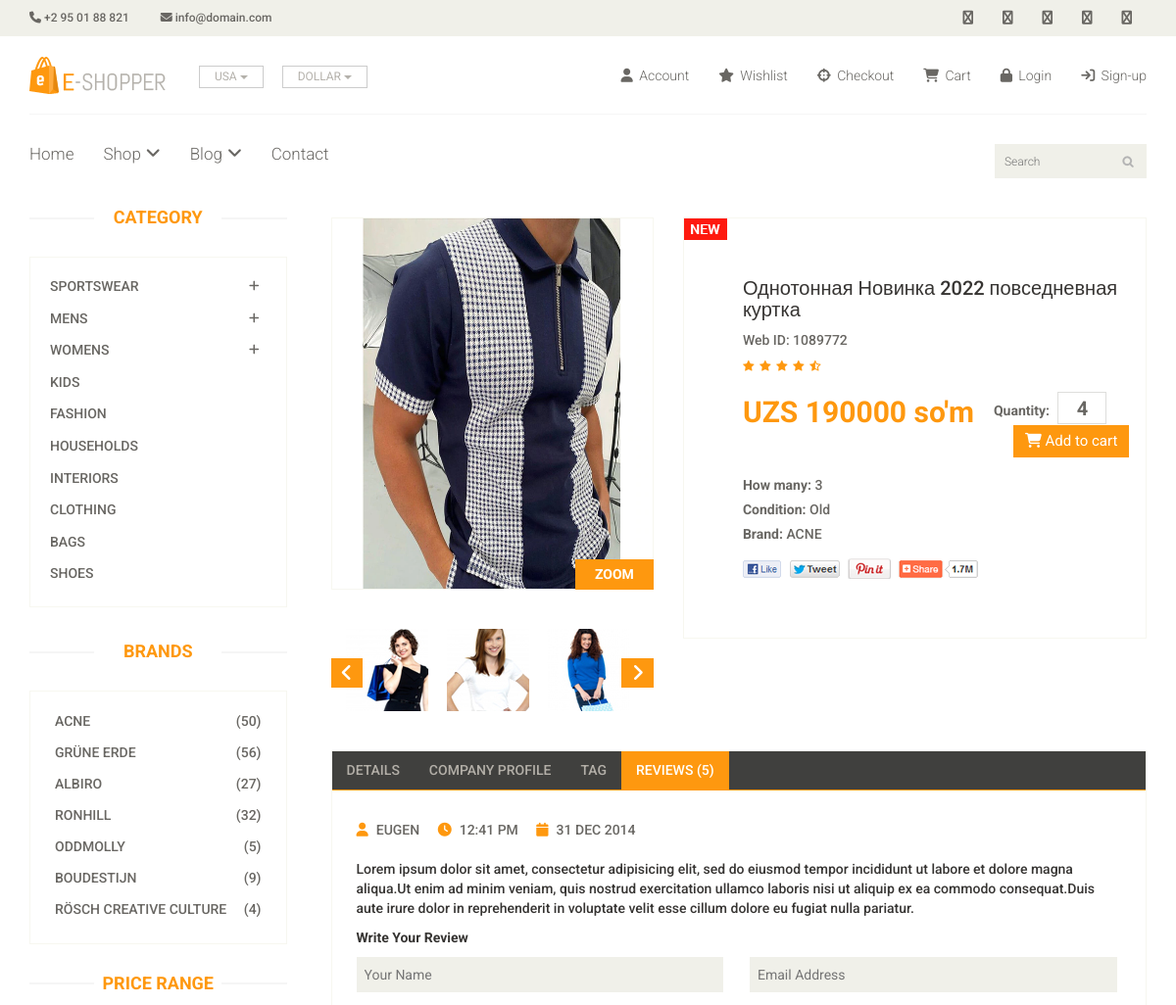
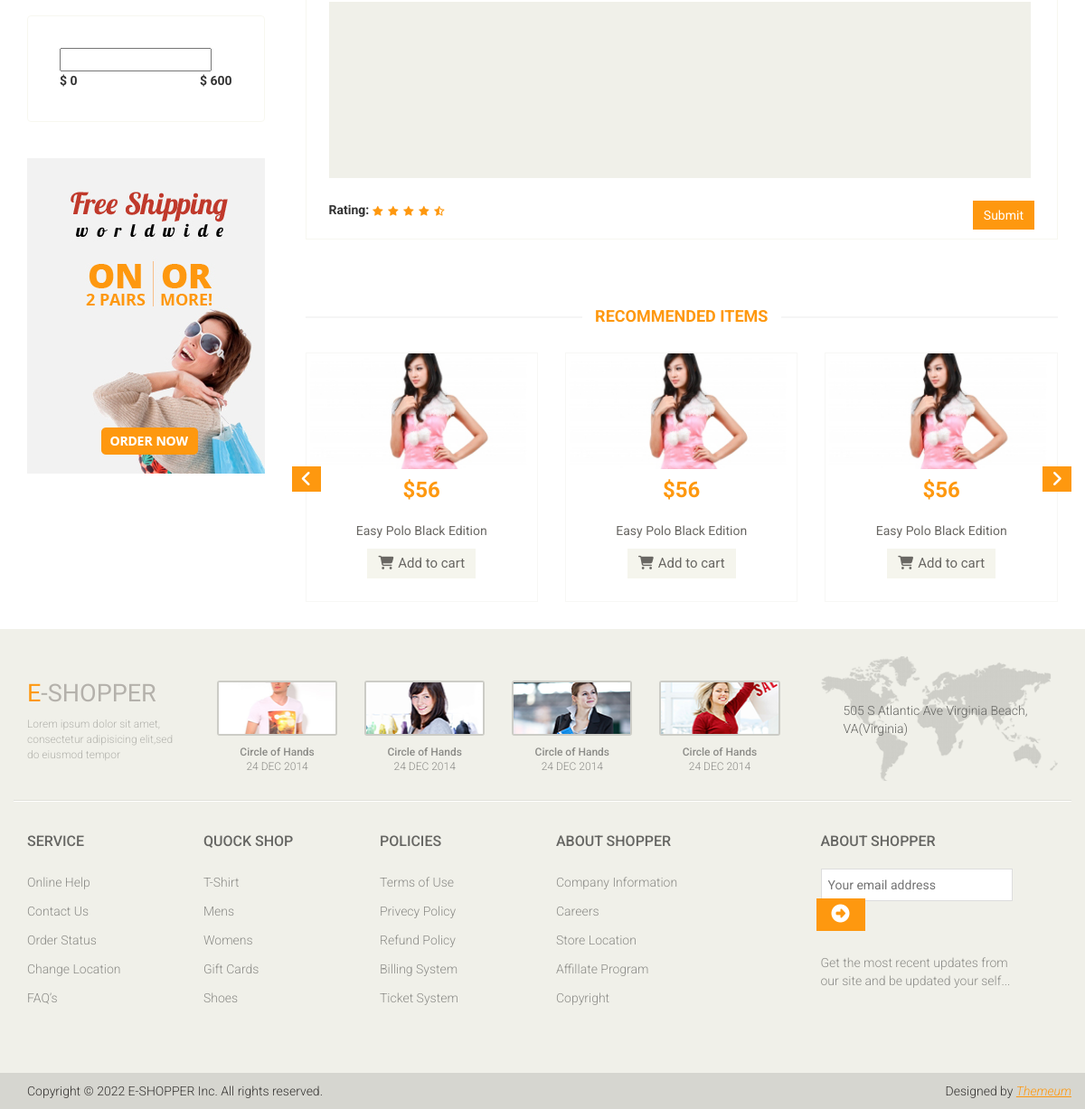
Page /product-details/22/ on the committed database (2 pictures, top to bottom).
### pages/models.py (models this page shows, shortened)
class Product(models.Model):
    img = models.ImageField(null=True)
    title = models.CharField(max_length=255, null=True)
    category = models.ForeignKey(Category, related_name='category',on_delete=models.SET_NULL, null=True)
    brand = models.ForeignKey(Brand, related_name='brand',on_delete=models.SET_NULL, null=True)
    narx = models.IntegerField(null=True)
    chegirma = models.IntegerField(default=0, null=True)
    soni = models.IntegerField(null=True, default=0)
    holati = models.CharField(max_length=255,null=True)

class Brand(models.Model):
    name = models.CharField(max_length=250, null=True)
    def __str__(self):
        return self.name

### pages/views.py (the view)
# urls.py: path('product-details/<int:id>/', product_details, name='product_details'),
def product_details(req, id):
    brand = Brand.objects.all()
    proDetail = Product.objects.get(id=id)
    return render(req, 'product_details.html', context={
        'proDetail':proDetail,
        'brand':brand
    })

### templates/product_details.html (shortened to what this page needs)
{% extends 'base.html' %}
{% load static %}
{% block content %}
	<section>
		<div class="container">
			<div class="row">
				<div class="col-sm-3">
					<div class="left-sidebar">
						<h2>Category</h2>
						<div class="panel-group category-products" id="accordian">
							<div class="panel panel-default">
								<div class="panel-heading">
									<h4 class="panel-title">
										<a data-toggle="collapse" data-parent="#accordian" href="#sportswear">
											<span class="badge pull-right"><i class="fa fa-plus"></i></span>
											Sportswear
										</a>
									</h4>
								</div>
							</div>
							<div class="panel panel-default">
								<div class="panel-heading">
									<h4 class="panel-title">
										<a data-toggle="collapse" data-parent="#accordian" href="#mens">
											<span class="badge pull-right"><i class="fa fa-plus"></i></span>
											Mens
										</a>
									</h4>
								</div>
							</div>
							<div class="panel panel-default">
								<div class="panel-heading">
									<h4 class="panel-title">
										<a data-toggle="collapse" data-parent="#accordian" href="#womens">
											<span class="badge pull-right"><i class="fa fa-plus"></i></span>
											Womens
										</a>
									</h4>
								</div>
							</div>
							<div class="panel panel-default">
								<div class="panel-heading">
									<h4 class="panel-title"><a href="#">Kids</a></h4>
								</div>
							</div>
							<div class="panel panel-default">
								<div class="panel-heading">
									<h4 class="panel-title"><a href="#">Fashion</a></h4>
								</div>
							</div>
							<div class="panel panel-default">
								<div class="panel-heading">
									<h4 class="panel-title"><a href="#">Households</a></h4>
								</div>
							</div>
							<div class="panel panel-default">
								<div class="panel-heading">
									<h4 class="panel-title"><a href="#">Interiors</a></h4>
								</div>
							</div>
							<div class="panel panel-default">
								<div class="panel-heading">
									<h4 class="panel-title"><a href="#">Clothing</a></h4>
								</div>
							</div>
							<div class="panel panel-default">
								<div class="panel-heading">
									<h4 class="panel-title"><a href="#">Bags</a></h4>
								</div>
							</div>
							<div class="panel panel-default">
								<div class="panel-heading">
									<h4 class="panel-title"><a href="#">Shoes</a></h4>
								</div>
							</div>
						</div>
						<div class="brands_products">
							<h2>Brands</h2>
							<div class="brands-name">
								<ul class="nav nav-pills nav-stacked">
									<li><a href=""> <span class="pull-right">(50)</span>Acne</a></li>
									<li><a href=""> <span class="pull-right">(56)</span>Grüne Erde</a></li>
									<li><a href=""> <span class="pull-right">(27)</span>Albiro</a></li>
									<li><a href=""> <span class="pull-right">(32)</span>Ronhill</a></li>
									<li><a href=""> <span class="pull-right">(5)</span>Oddmolly</a></li>
									<li><a href=""> <span class="pull-right">(9)</span>Boudestijn</a></li>
									<li><a href=""> <span class="pull-right">(4)</span>Rösch creative culture</a></li>
								</ul>
							</div>
						</div>
						<div class="price-range">
							<h2>Price Range</h2>
							<div class="well">
								 <input type="text" class="span2" value="" data-slider-min="0" data-slider-max="600" data-slider-step="5" data-slider-value="[250,450]" id="sl2" ><br />
								 <b>$ 0</b> <b class="pull-right">$ 600</b>
							</div>
						</div>
						<div class="shipping text-center">
							<img src="{% static 'images/home/shipping.jpg' %}" alt="" />
						</div>
					</div>
				</div>
				<div class="col-sm-9 padding-right">
					<div class="product-details">
						<div class="col-sm-5">
							<div class="view-product">
								<img src="{{ proDetail.img.url }}" alt="" />
								<h3>ZOOM</h3>
							</div>
							<div id="similar-product" class="carousel slide" data-ride="carousel">
								    <div class="carousel-inner">
										<div class="item active">
										  <a href=""><img src="{% static 'images/product-details/similar1.jpg' %}" alt=""></a>
										  <a href=""><img src="{% static 'images/product-details/similar2.jpg' %}" alt=""></a>
										  <a href=""><img src="{% static 'images/product-details/similar3.jpg' %}" alt=""></a>
										</div>
									</div>
								  <a class="left item-control" href="#similar-product" data-slide="prev">
									<i class="fa fa-angle-left"></i>
								  </a>
								  <a class="right item-control" href="#similar-product" data-slide="next">
									<i class="fa fa-angle-right"></i>
								  </a>
							</div>
						</div>
						<div class="col-sm-7">
							<div class="product-information">
								{% if proDetail.holati %}
                                    <img src="{% static 'images/product-details/new.jpg' %}" class="newarrival" alt="" />
                                {% endif %}
								<h2>{{ proDetail.title }}</h2>
								<p>Web ID: 1089772</p>
								<img src="{% static 'images/product-details/rating.png' %}" alt="" />
								<span>
									<span>UZS {{ proDetail.narx }} so'm</span>
									<label>Quantity:</label>
									<input type="text" value="4" />
									<button type="button" class="btn btn-fefault cart">
										<i class="fa fa-shopping-cart"></i>
										Add to cart
									</button>
								</span>
								<p><b>How many:</b> {{ proDetail.soni }}</p>
								<p><b>Condition:</b> {{ proDetail.holati }}</p>
								<p><b>Brand:</b> {{ proDetail.brand }}</p>
								<a href=""><img src="{% static 'images/product-details/share.png' %}" class="share img-responsive"  alt="" /></a>
							</div>
						</div>
					</div>
					<div class="category-tab shop-details-tab">
						<div class="col-sm-12">
							<ul class="nav nav-tabs">
								<li><a href="#details" data-toggle="tab">Details</a></li>
								<li><a href="#companyprofile" data-toggle="tab">Company Profile</a></li>
								<li><a href="#tag" data-toggle="tab">Tag</a></li>
								<li class="active"><a href="#reviews" data-toggle="tab">Reviews (5)</a></li>
							</ul>
						</div>
						<div class="tab-content">
							<div class="tab-pane fade active in" id="reviews" >
								<div class="col-sm-12">
									<ul>
										<li><a href=""><i class="fa fa-user"></i>EUGEN</a></li>
										<li><a href=""><i class="fa fa-clock-o"></i>12:41 PM</a></li>
										<li><a href=""><i class="fa fa-calendar-o"></i>31 DEC 2014</a></li>
									</ul>
									<p>Lorem ipsum dolor sit amet, consectetur adipisicing elit, sed do eiusmod tempor incididunt ut labore et dolore magna aliqua.Ut enim ad minim veniam, quis nostrud exercitation ullamco laboris nisi ut aliquip ex ea commodo consequat.Duis aute irure dolor in reprehenderit in voluptate velit esse cillum dolore eu fugiat nulla pariatur.</p>
									<p><b>Write Your Review</b></p>
									<form action="#">
										<span>
											<input type="text" placeholder="Your Name"/>
											<input type="email" placeholder="Email Address"/>
										</span>
										<textarea name="" ></textarea>
										<b>Rating: </b> <img src="{% static 'images/product-details/rating.png' %}" alt="" />
										<button type="button" class="btn btn-default pull-right">
											Submit
										</button>
									</form>
								</div>
							</div>
						</div>
					</div>
					<div class="recommended_items">
						<h2 class="title text-center">recommended items</h2>
						<div id="recommended-item-carousel" class="carousel slide" data-ride="carousel">
							<div class="carousel-inner">
								<div class="item active">
									<div class="col-sm-4">
										<div class="product-image-wrapper">
											<div class="single-products">
												<div class="productinfo text-center">
													<img src="{% static 'images/home/recommend3.jpg' %}" alt="" />
													<h2>$56</h2>
													<p>Easy Polo Black Edition</p>
													<button type="button" class="btn btn-default add-to-cart"><i class="fa fa-shopping-cart"></i>Add to cart</button>
												</div>
											</div>
										</div>
									</div>
									<div class="col-sm-4">
										<div class="product-image-wrapper">
											<div class="single-products">
												<div class="productinfo text-center">
													<img src="{% static 'images/home/recommend3.jpg' %}" alt="" />
													<h2>$56</h2>
													<p>Easy Polo Black Edition</p>
													<button type="button" class="btn btn-default add-to-cart"><i class="fa fa-shopping-cart"></i>Add to cart</button>
												</div>
											</div>
										</div>
									</div>
									<div class="col-sm-4">
										<div class="product-image-wrapper">
											<div class="single-products">
												<div class="productinfo text-center">
													<img src="{% static 'images/home/recommend3.jpg' %}" alt="" />
													<h2>$56</h2>
													<p>Easy Polo Black Edition</p>
													<button type="button" class="btn btn-default add-to-cart"><i class="fa fa-shopping-cart"></i>Add to cart</button>
												</div>
											</div>
										</div>
									</div>
								</div>
							</div>
							 <a class="left recommended-item-control" href="#recommended-item-carousel" data-slide="prev">
								<i class="fa fa-angle-left"></i>
							  </a>
							  <a class="right recommended-item-control" href="#recommended-item-carousel" data-slide="next">
								<i class="fa fa-angle-right"></i>
							  </a>
						</div>
					</div>
				</div>
			</div>
		</div>
	</section>
{% endblock content %}

### rows in the picture
Product: img (picture), title "Однотонная Новинка 2022 повседневная куртка", narx "190000", soni "3", holati "Old", brand "ACNE"
